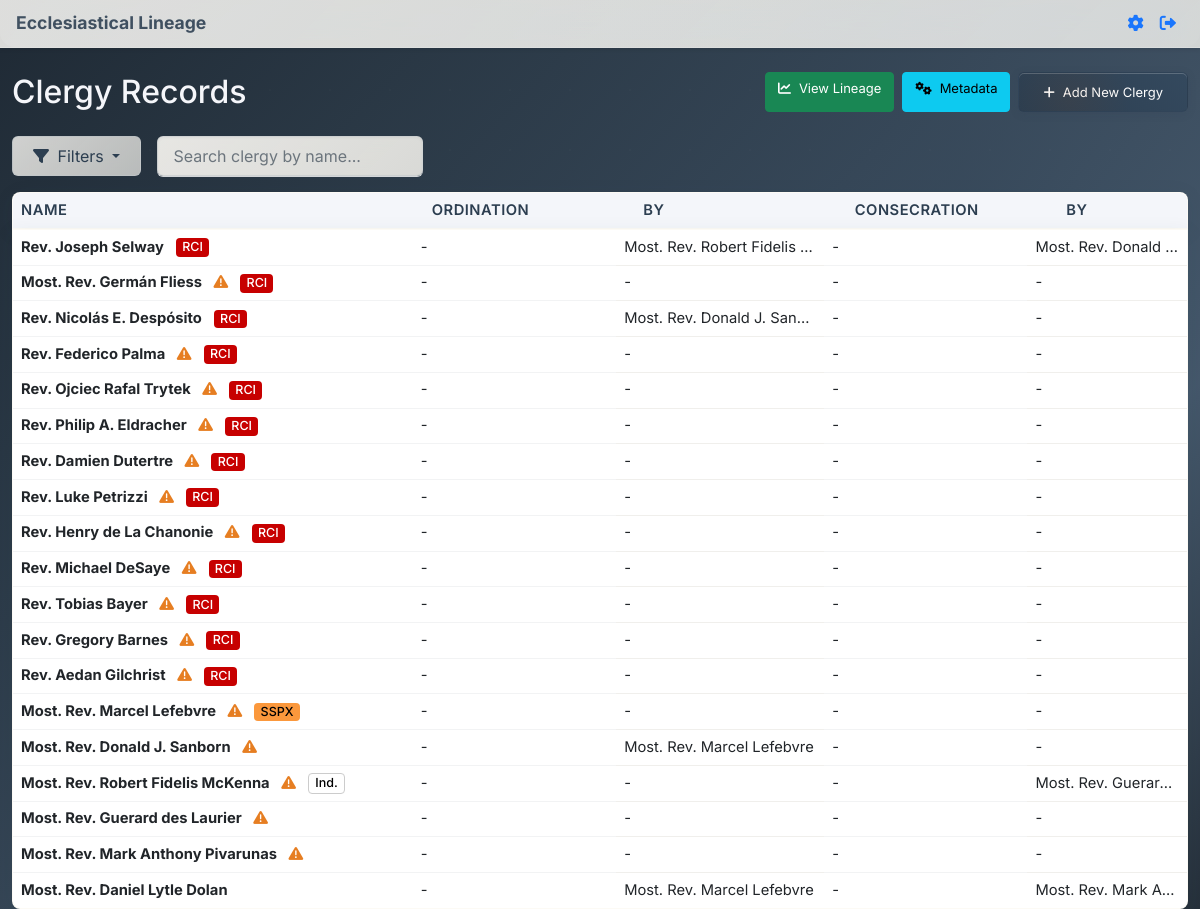
The page /clergy (signed in) on the database its author committed.
### app.py (models this page shows, shortened)
class Clergy(db.Model):
    id = db.Column(db.Integer, primary_key=True)
    name = db.Column(db.String(200), nullable=False)
    rank = db.Column(db.String(100), nullable=False)
    organization = db.Column(db.String(200))
    date_of_birth = db.Column(db.Date)
    date_of_ordination = db.Column(db.Date)
    ordaining_bishop_id = db.Column(db.Integer, db.ForeignKey('clergy.id'))
    date_of_consecration = db.Column(db.Date)
    consecrator_id = db.Column(db.Integer, db.ForeignKey('clergy.id'))
    co_consecrators = db.Column(db.Text)  # JSON array of clergy IDs
    date_of_death = db.Column(db.Date)
    notes = db.Column(db.Text)
    ordaining_bishop = db.relationship('Clergy', foreign_keys=[ordaining_bishop_id], remote_side=[id])
    consecrator = db.relationship('Clergy', foreign_keys=[consecrator_id], remote_side=[id])

class Organization(db.Model):
    id = db.Column(db.Integer, primary_key=True)
    name = db.Column(db.String(200), unique=True, nullable=False)
    abbreviation = db.Column(db.String(20), unique=True)  # Short code for the organization
    description = db.Column(db.Text)
    color = db.Column(db.String(7), nullable=False, default="#27ae60")
    created_at = db.Column(db.DateTime, default=datetime.utcnow)

### app.py (the view, shortened to what this page needs)
@app.route('/clergy')
def clergy_list():
    if 'user_id' not in session:
        flash('Please log in to access clergy records.', 'error')
        return redirect(url_for('login'))
    exclude_priests = request.args.get('exclude_priests') == '1'
    exclude_coconsecrators = request.args.get('exclude_coconsecrators') == '1'
    exclude_organizations = request.args.getlist('exclude_organizations')
    search = request.args.get('search', '').strip()
    query = Clergy.query
    if exclude_priests:
        query = query.filter(Clergy.rank != 'Priest')
    if exclude_organizations:
        query = query.filter(~Clergy.organization.in_(exclude_organizations))
    if search:
        query = query.filter(Clergy.name.ilike(f'%{search}%'))
    clergy_list = query.all()
    for clergy in clergy_list:
        if clergy.rank.lower() == 'bishop':
            clergy.display_name = f"Most. Rev. {clergy.name}"
        elif clergy.rank.lower() == 'priest':
            clergy.display_name = f"Rev. {clergy.name}"
        else:
            clergy.display_name = clergy.name
    organizations = Organization.query.order_by(Organization.name).all()
    org_abbreviation_map = {org.name: org.abbreviation for org in organizations}
    org_color_map = {org.name: org.color for org in organizations}
    ranks = Rank.query.order_by(Rank.name).all()
    all_clergy = Clergy.query.all()
    all_clergy_data = [
        {
            'id': clergy_member.id,
            'name': getattr(clergy_member, 'display_name', clergy_member.name),
            'rank': clergy_member.rank,
            'organization': clergy_member.organization
        }
        for clergy_member in all_clergy
    ]
    import json
    all_clergy_json = json.dumps(all_clergy_data)
    return render_template('clergy_list.html',
                         clergy_list=clergy_list,
                         org_abbreviation_map=org_abbreviation_map,
                         org_color_map=org_color_map,
                         organizations=organizations,
                         ranks=ranks,
                         all_clergy=all_clergy,
                         all_clergy_json=all_clergy_json,
                         exclude_priests=exclude_priests,
                         exclude_coconsecrators=exclude_coconsecrators,
                         exclude_organizations=exclude_organizations,
                         search=search)

### app.py (called while the page is built)
def getContrastColor(hexColor):
    if not hexColor or not hexColor.startswith('#'):
        return 'black'
    hex = hexColor.replace('#', '')
    if len(hex) != 6:
        return 'black'
    try:
        r = int(hex[0:2], 16)
        g = int(hex[2:4], 16)
        b = int(hex[4:6], 16)
        luminance = (0.299 * r + 0.587 * g + 0.114 * b) / 255
        return 'white' if luminance <= 0.5 else 'black'
    except (ValueError, IndexError):
        return 'black'

def getBorderStyle(hexColor):
    if not hexColor or not hexColor.startswith('#'):
        return ''
    hex = hexColor.replace('#', '')
    if len(hex) != 6:
        return ''
    try:
        r = int(hex[0:2], 16)
        g = int(hex[2:4], 16)
        b = int(hex[4:6], 16)
        luminance = (0.299 * r + 0.587 * g + 0.114 * b) / 255
        if luminance > 0.8:
            return '; border: 1px solid #ccc'
        return ''
    except (ValueError, IndexError):
        return ''

### templates/clergy_list.html (shortened to what this page needs)
{% extends "base.html" %}
{% block full_content %}
    <div class="container mt-4">
    <div class="d-flex justify-content-between align-items-center mb-4">
        <h1 class="h2 mb-0">Clergy Records</h1>
        <div class="d-flex gap-2">
            <a href="{{ url_for('lineage_visualization') }}" class="btn btn-success">
                <i class="fas fa-chart-line me-2"></i>View Lineage
            </a>
            <a href="{{ url_for('metadata') }}" class="btn btn-info">
                <i class="fas fa-cogs me-2"></i>Metadata
            </a>
            <a href="#" id="addClergyBtn" class="btn btn-primary">
                <i class="fas fa-plus me-2"></i>Add New Clergy
            </a>
        </div>
    </div>
    <div class="mb-3 d-flex flex-wrap gap-2 align-items-center">
        <div class="dropdown">
            <button class="btn btn-outline-secondary dropdown-toggle filter-btn" type="button" id="filterDropdown" data-bs-toggle="dropdown" aria-expanded="false">
                <i class="fas fa-filter me-1"></i> Filters
            </button>
        </div>
        <form class="d-flex align-items-center ms-2 position-relative" id="searchForm" autocomplete="off" onsubmit="return false;">
            <input type="text" class="form-control search-input-wide" name="search" id="clergySearchInput" placeholder="Search clergy by name..." value="{{ search }}" autocomplete="off">
        </form>
    </div>
    {% if clergy_list %}
        <div class="sticky-table-outer-card">
            <table class="table mb-0 sticky-table sticky-table-header">
                <thead class="table-dark">
                    <tr>
                        <th class="table-header-small name-col">Name</th>
                        <th class="table-header-small">Ordination</th>
                        <th class="table-header-small by-col">by</th>
                        <th class="table-header-small">Consecration</th>
                        <th class="table-header-small by-col">by</th>
                    </tr>
                </thead>
            </table>
            <div class="sticky-table-container">
                <table class="table mb-0 sticky-table sticky-table-body">
                    <tbody id="clergyTableBody">
                        {% for clergy in clergy_list %}
                        <tr class="clergy-row" data-clergy-id="{{ clergy.id }}" style="cursor: pointer;">
                            <td class="name-col">
                                <strong>{{ clergy.display_name }}</strong>
                                {% if not clergy.ordaining_bishop or (clergy.rank and clergy.rank.lower() == 'bishop' and not clergy.consecrator) %}
                                    <span title="Incomplete record. Please edit and complete this entry." style="color: #e67e22; margin-left: 0.5em;">
                                        <i class="fas fa-exclamation-triangle"></i>
                                    </span>
                                {% endif %}
                                {% if clergy.organization and org_abbreviation_map.get(clergy.organization) %}
                                    <span class="badge ms-2" style="background-color: {{ org_color_map.get(clergy.organization, '#27ae60') }}; color: {{ 'white' if getContrastColor(org_color_map.get(clergy.organization, '#27ae60')) == 'white' else 'black' }}; font-size: 0.85em; vertical-align: middle{{ getBorderStyle(org_color_map.get(clergy.organization, '#27ae60')) }}">{{ org_abbreviation_map.get(clergy.organization) }}</span>
                                {% endif %}
                            </td>
                            <td>{{ clergy.date_of_ordination.strftime('%Y-%m-%d') if clergy.date_of_ordination else '-' }}</td>
                            <td class="by-col" title="{{ clergy.ordaining_bishop.display_name if clergy.ordaining_bishop and clergy.ordaining_bishop.display_name is defined else (clergy.ordaining_bishop.name if clergy.ordaining_bishop else '') }}">
                                {% if clergy.ordaining_bishop %}{{ clergy.ordaining_bishop.display_name if clergy.ordaining_bishop.display_name is defined else clergy.ordaining_bishop.name }}{% else %}-{% endif %}
                            </td>
                            <td>{{ clergy.date_of_consecration.strftime('%Y-%m-%d') if clergy.date_of_consecration else '-' }}</td>
                            <td class="by-col" title="{{ clergy.consecrator.display_name if clergy.consecrator and clergy.consecrator.display_name is defined else (clergy.consecrator.name if clergy.consecrator else '') }}">
                                {% if clergy.consecrator %}{{ clergy.consecrator.display_name if clergy.consecrator.display_name is defined else clergy.consecrator.name }}{% else %}-{% endif %}
                            </td>
                        </tr>
                        {% endfor %}
                    </tbody>
                </table>
            </div>
        </div>
    {% endif %}
    </div>
{% endblock %}
{% block extra_styles %}
<link rel="stylesheet" href="/static/css/visualizer.css">
{% endblock %}

### rows shown on the page
Clergy: display_name "Rev. Joseph Selway", get "RCI", date_of_ordination "-", ordaining_bishop "Most. Rev. Robert Fidelis…", date_of_consecration "-", consecrator "Most. Rev. Donald…"
Clergy: display_name "Most. Rev. Germán Fliess", get "RCI", date_of_ordination "-", date_of_consecration "-"
Clergy: display_name "Rev. Nicolás E. Despósito", get "RCI", date_of_ordination "-", ordaining_bishop "Most. Rev. Donald J. San…", date_of_consecration "-"
Clergy: display_name "Rev. Federico Palma", get "RCI", date_of_ordination "-", date_of_consecration "-"
Clergy: display_name "Rev. Ojciec Rafal Trytek", get "RCI", date_of_ordination "-", date_of_consecration "-"
Clergy: display_name "Rev. Philip A. Eldracher", get "RCI", date_of_ordination "-", date_of_consecration "-"
Clergy: display_name "Rev. Damien Dutertre", get "RCI", date_of_ordination "-", date_of_consecration "-"
Clergy: display_name "Rev. Luke Petrizzi", get "RCI", date_of_ordination "-", date_of_consecration "-"
Clergy: display_name "Rev. Henry de La Chanonie", get "RCI", date_of_ordination "-", date_of_consecration "-"
Clergy: display_name "Rev. Michael DeSaye", get "RCI", date_of_ordination "-", date_of_consecration "-"
Clergy: display_name "Rev. Tobias Bayer", get "RCI", date_of_ordination "-", date_of_consecration "-"
Clergy: display_name "Rev. Gregory Barnes", get "RCI", date_of_ordination "-", date_of_consecration "-"
Clergy: display_name "Rev. Aedan Gilchrist", get "RCI", date_of_ordination "-", date_of_consecration "-"
Clergy: display_name "Most. Rev. Marcel Lefebvre", get "SSPX", date_of_ordination "-", date_of_consecration "-"
Clergy: display_name "Most. Rev. Donald J. Sanborn", rank "Bishop" (drawn), date_of_ordination "-", ordaining_bishop "Most. Rev. Marcel Lefebvre", date_of_consecration "-"
Clergy: display_name "Most. Rev. Robert Fidelis McKenna", get "Ind.", date_of_ordination "-", date_of_consecration "-", consecrator "Most. Rev. Guerar…"
Clergy: display_name "Most. Rev. Guerard des Laurier", date_of_ordination "-", date_of_consecration "-"
Clergy: display_name "Most. Rev. Mark Anthony Pivarunas", date_of_ordination "-", date_of_consecration "-"
Clergy: display_name "Most. Rev. Daniel Lytle Dolan", date_of_ordination "-", ordaining_bishop "Most. Rev. Marcel Lefebvre", date_of_consecration "-", consecrator "Most. Rev. Mark A…"
